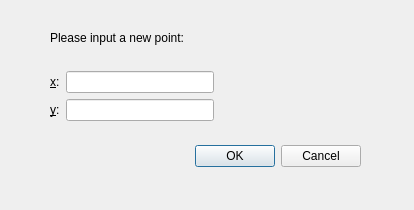
<?xml version="1.0" encoding="UTF-8"?>
<ui version="4.0">
 <class>AddPoint</class>
 <widget class="QDialog" name="AddPoint">
  <property name="geometry">
   <rect>
    <x>0</x>
    <y>0</y>
    <width>414</width>
    <height>210</height>
   </rect>
  </property>
  <property name="windowTitle">
   <string>Dialog</string>
  </property>
  <widget class="QDialogButtonBox" name="buttonBox">
   <property name="geometry">
    <rect>
     <x>20</x>
     <y>140</y>
     <width>341</width>
     <height>32</height>
    </rect>
   </property>
   <property name="orientation">
    <enum>Qt::Horizontal</enum>
   </property>
   <property name="standardButtons">
    <set>QDialogButtonBox::Cancel|QDialogButtonBox::Ok</set>
   </property>
  </widget>
  <widget class="QWidget" name="layoutWidget">
   <property name="geometry">
    <rect>
     <x>50</x>
     <y>10</y>
     <width>311</width>
     <height>111</height>
    </rect>
   </property>
   <layout class="QGridLayout" name="gridLayout">
    <item row="0" column="0" colspan="2">
     <widget class="QLabel" name="label">
      <property name="text">
       <string>Please input a new point:</string>
      </property>
     </widget>
    </item>
    <item row="1" column="0">
     <widget class="QLabel" name="label_2">
      <property name="text">
       <string>&amp;x:</string>
      </property>
      <property name="buddy">
       <cstring>lineEdit</cstring>
      </property>
     </widget>
    </item>
    <item row="1" column="1">
     <widget class="QLineEdit" name="lineEdit"/>
    </item>
    <item row="1" column="2">
     <spacer name="horizontalSpacer">
      <property name="orientation">
       <enum>Qt::Horizontal</enum>
      </property>
      <property name="sizeHint" stdset="0">
       <size>
        <width>40</width>
        <height>20</height>
       </size>
      </property>
     </spacer>
    </item>
    <item row="2" column="0">
     <widget class="QLabel" name="label_3">
      <property name="text">
       <string>&amp;y:</string>
      </property>
      <property name="buddy">
       <cstring>lineEdit_2</cstring>
      </property>
     </widget>
    </item>
    <item row="2" column="1">
     <widget class="QLineEdit" name="lineEdit_2"/>
    </item>
    <item row="2" column="2">
     <spacer name="horizontalSpacer_2">
      <property name="orientation">
       <enum>Qt::Horizontal</enum>
      </property>
      <property name="sizeHint" stdset="0">
       <size>
        <width>40</width>
        <height>20</height>
       </size>
      </property>
     </spacer>
    </item>
   </layout>
  </widget>
 </widget>
 <resources/>
 <connections>
  <connection>
   <sender>buttonBox</sender>
   <signal>accepted()</signal>
   <receiver>AddPoint</receiver>
   <slot>accept()</slot>
   <hints>
    <hint type="sourcelabel">
     <x>248</x>
     <y>254</y>
    </hint>
    <hint type="destinationlabel">
     <x>157</x>
     <y>274</y>
    </hint>
   </hints>
  </connection>
  <connection>
   <sender>buttonBox</sender>
   <signal>rejected()</signal>
   <receiver>AddPoint</receiver>
   <slot>reject()</slot>
   <hints>
    <hint type="sourcelabel">
     <x>316</x>
     <y>260</y>
    </hint>
    <hint type="destinationlabel">
     <x>286</x>
     <y>274</y>
    </hint>
   </hints>
  </connection>
 </connections>
</ui>
